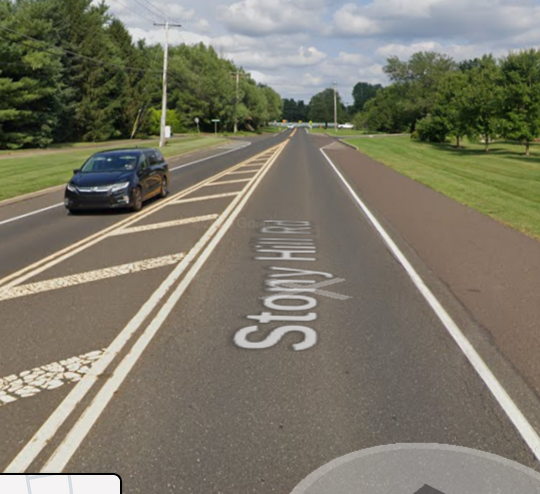
#> input picture CMPSC497/learn_opencv/hw_labs/hough_line_detection/test/goog.png, 540 x 494 px, found by its file name
$ python lane_detection.py
#> lines starting #> are read from the running program, lines starting #| are printed output that depends on the picture
import cv2 as cv
import numpy as np
import math
import time

def detectLines(img_loc, sensitivity):
    # loading image
#> called with sensitivity = 235
    img = cv.imread(img_loc, cv.IMREAD_GRAYSCALE) # convert to gray
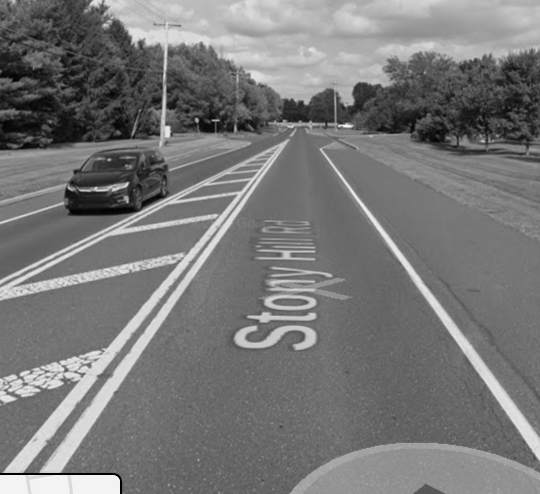
#> img: shape (494, 540); min 0, max 247, mean 119.9

    canny = cv.Canny(img, 50, 200, None, 3)
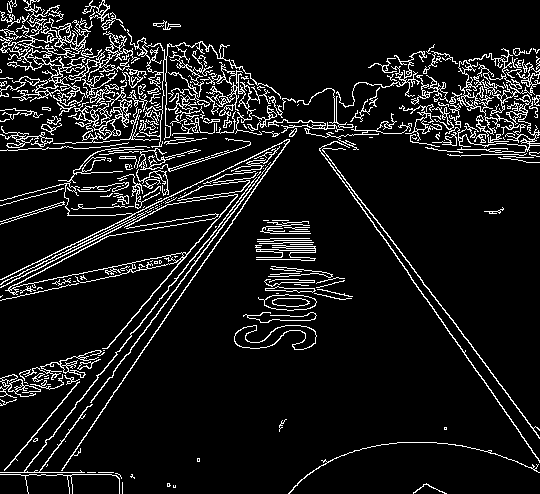
#> canny: shape (494, 540); 9.3% white in thin lines or dots

    # save edges to be displayed later im final image
    img_edges = cv.cvtColor(canny, cv.COLOR_GRAY2BGR)
#> img_edges: shape (494, 540, 3); 9.3% white in thin lines or dots

    # apply hough transform
    lines_detected = cv.HoughLines(canny, 1, np.pi /180, sensitivity, None, 0, 0)
#> lines_detected = [[251, 1.12], [-168, 2.5], [-178, 2.53], [314, 0.646], [314, 0.593], [306, 0.698], [317, 0.611]]

    # constructing accumulator matrix
    accum = []

    if lines_detected is not None:
        # make and draw lines
        for i in range(len(lines_detected)):
            rho_cur = lines_detected[i][0][0]
            theta_cur = lines_detected[i][0][1]

            # get x,y coordinates of each point in cartesian space
            a = math.cos(theta_cur)
            b= math.sin(theta_cur)
            x0 = a * rho_cur
            y0 = b * rho_cur

            # store values
            accum.append((rho_cur, theta_cur))

            # generate points and plot
            pt1 = (int(x0 + 1000*(-b)), int(y0 + 1000*(a)))
            pt2 = (int(x0 - 1000*(-b)), int(y0 - 1000*(a)))
            cv.line(img_edges, pt1, pt2, (15,230,230), 2, cv.LINE_AA)
#> this loop made 7 passes
#> (rho_cur, theta_cur, a, b, x0, y0, pt1, pt2) on passes 1 to 7: (251, 1.12, 0.438, 0.899, 110, 225.6, (-788, 663), (1008, -212)), (-168, 2.5, -0.799, 0.602, 134.2, -101.1, (-467, -899), (735, 697)), (-178, 2.53, -0.819, 0.574, 145.8, -102.1, (-427, -921), (719, 717)), (314, 0.646, 0.799, 0.602, 250.8, 189, (-351, 987), (852, -609)), (314, 0.593, 0.829, 0.559, 260.3, 175.6, (-298, 1004), (819, -653)), (306, 0.698, 0.766, 0.643, 234.4, 196.7, (-408, 962), (877, -569)), (317, 0.611, 0.819, 0.574, 259.7, 181.8, (-313, 1000), (833, -637))
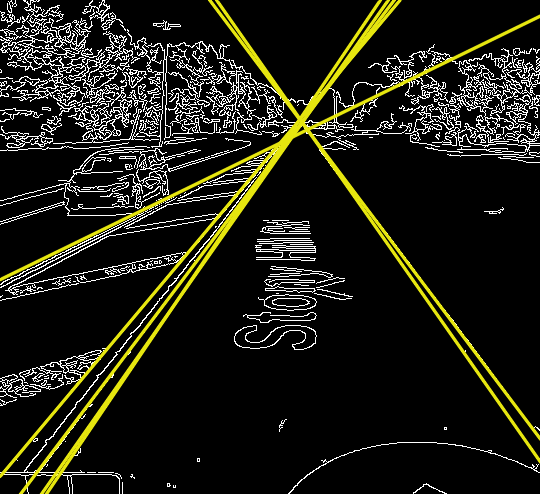
#> img_edges: shape (494, 540, 3); mean B, G, R 21.4, 30.9, 30.9
#> after the loop, accum = [(251, 1.12), (-168, 2.5), (-178, 2.53), (314, 0.646), (314, 0.593), (306, 0.698), (317, 0.611)]

        print(f"Lines={len(accum)}")
#| Lines=7

    else:
        print("no lines")

    cv.imshow("Original:", img)
    cv.imshow("Detected Lines: {str(len(lines))}", img_edges)

    while True:
        k= cv.waitKey(1) & 0xFF
#> (key Esc is pressed here)
        if k== 27: # esc
            cv.destroyAllWindows()

if __name__ == "__main__":
    import os
    os.environ["QT_QPA_PLATFORM"] = "xcb" # linux issue
    IMG_LOC = '/home/aaron/Projects/classWork/CMPSC497/learn_opencv/hw_labs/hough_line_detection/test/goog.png'
    detectLines(IMG_LOC, sensitivity=235)

$ run again, with CMPSC497/learn_opencv/hw_labs/hough_line_detection/test/highway2.png copied over CMPSC497/learn_opencv/hw_labs/hough_line_detection/test/goog.png
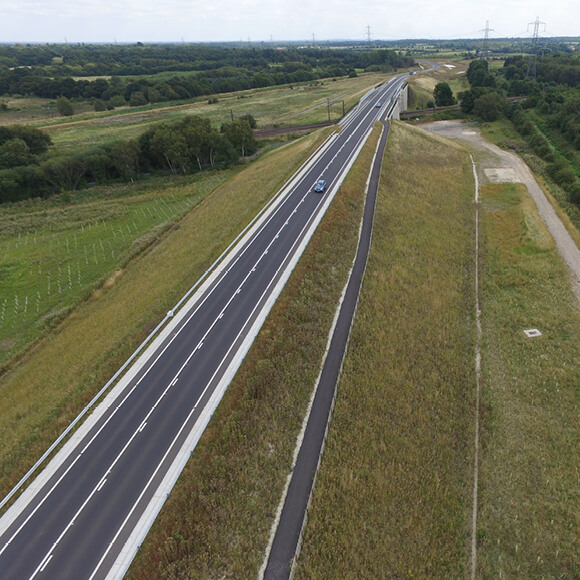
#> input picture CMPSC497/learn_opencv/hw_labs/hough_line_detection/test/highway2.png, 580 x 580 px, found by its file name
#> in detectLines, `canny = cv.Canny(img, 50, 200, None, 3)`:
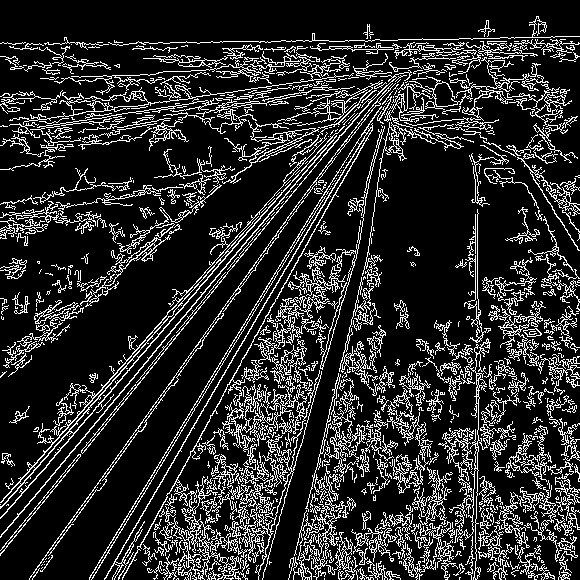
#> canny: shape (580, 580); 17.2% white in thin lines or dots
#> lines_detected = 29 rows, first 8: [344, 0.698], [386, 0.506], [346, 0.681], [339, 0.716], [349, 0.681], [363, 0.628], [380, 0.524], [336, 0.733]
#> the loop in detectLines, `for i in range(len(lines_detected)):` made 29 passes
#> (rho_cur, theta_cur, a, b, x0, y0, pt1, pt2) on passes 1 to 6: (344, 0.698, 0.766, 0.643, 263.5, 221.1, (-379, 987), (906, -544)), (386, 0.506, 0.875, 0.485, 337.6, 187.1, (-147, 1061), (822, -687)), (346, 0.681, 0.777, 0.629, 268.9, 217.7, (-360, 994), (898, -559)), (339, 0.716, 0.755, 0.656, 255.8, 222.4, (-400, 977), (911, -532)), (349, 0.681, 0.777, 0.629, 271.2, 219.6, (-358, 996), (900, -557)), (363, 0.628, 0.809, 0.588, 293.7, 213.4, (-294, 1022), (881, -595))
#> after the loop in detectLines, `for i in range(len(lines_detected)):`:
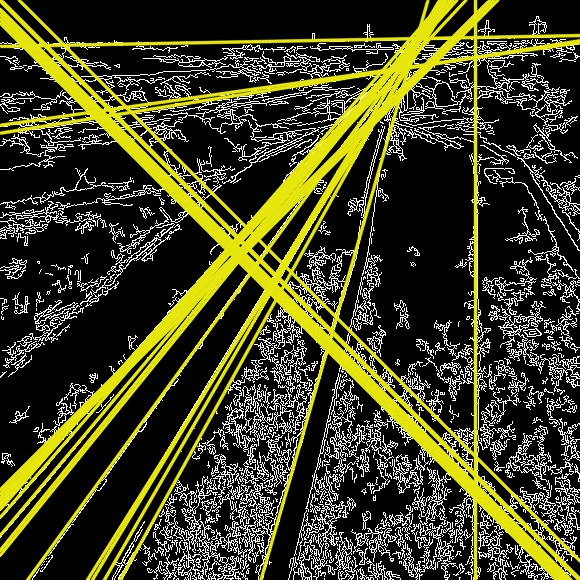
#> img_edges: shape (580, 580, 3); mean B, G, R 36, 66.8, 66.8
#> after the loop in detectLines, `for i in range(len(lines_detected)):`: accum = 29 pairs, first value -13 to 475, second value 0 to 2.36
#| Lines=29

$ run again, with CMPSC497/learn_opencv/hw_labs/hough_line_detection/test/highway.jpg saved as CMPSC497/learn_opencv/hw_labs/hough_line_detection/test/goog.png
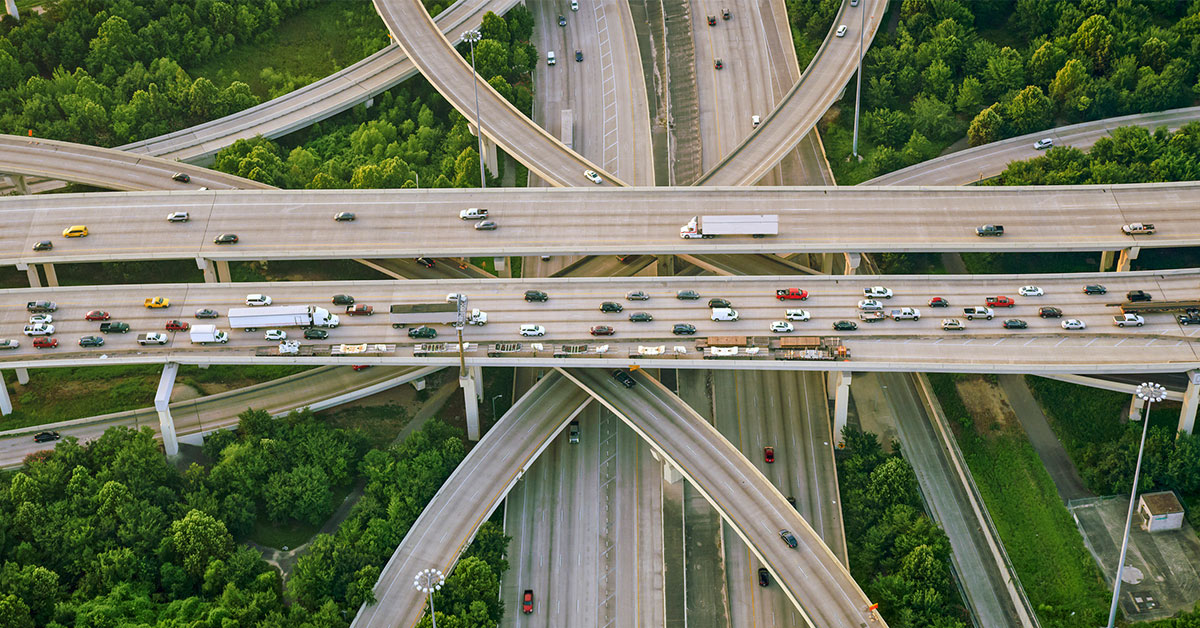
#> input picture CMPSC497/learn_opencv/hw_labs/hough_line_detection/test/highway.jpg, 1200 x 628 px, found by its file name
#> in detectLines, `canny = cv.Canny(img, 50, 200, None, 3)`:
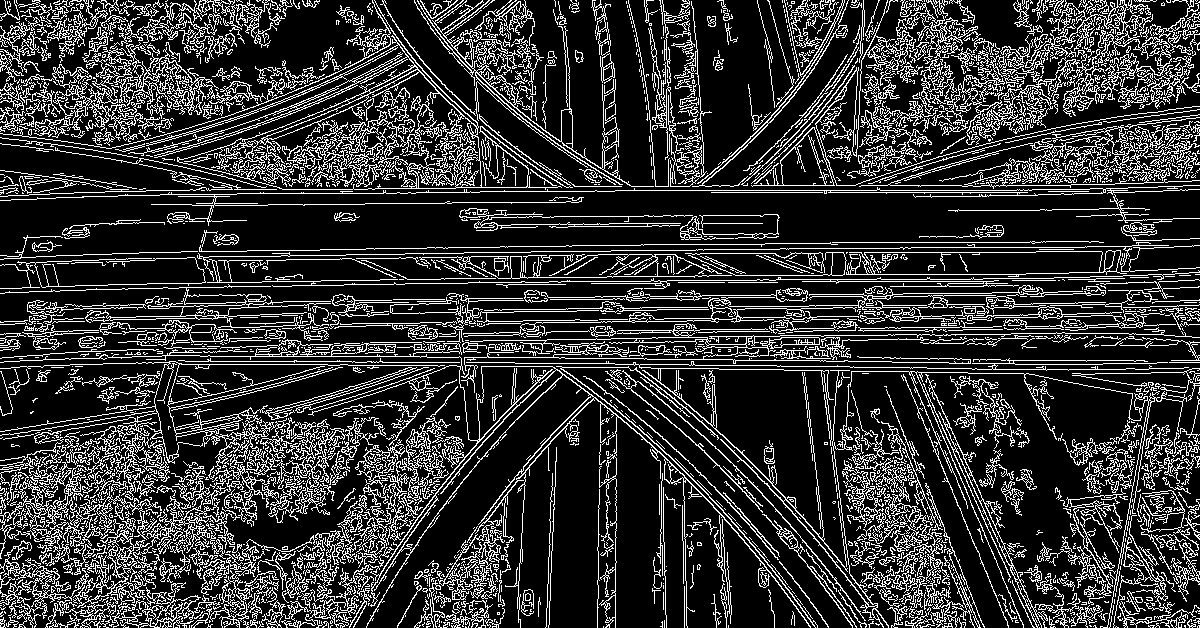
#> canny: shape (628, 1200); 20.3% white in thin lines or dots
#> the loop in detectLines, `for i in range(len(lines_detected)):` made 3838 passes
#> (rho_cur, theta_cur, a, b, x0, y0, pt1, pt2) on passes 1 to 3: (321, 1.55, 0.0175, 1, 5.6, 321, (-994, 338), (1005, 303)), (190, 1.57, -4.37e-08, 1, -8.31e-06, 190, (-1000, 189), (999, 190)), (332, 1.55, 0.0175, 1, 5.79, 331.9, (-994, 349), (1005, 314))
#> after the loop in detectLines, `for i in range(len(lines_detected)):`:
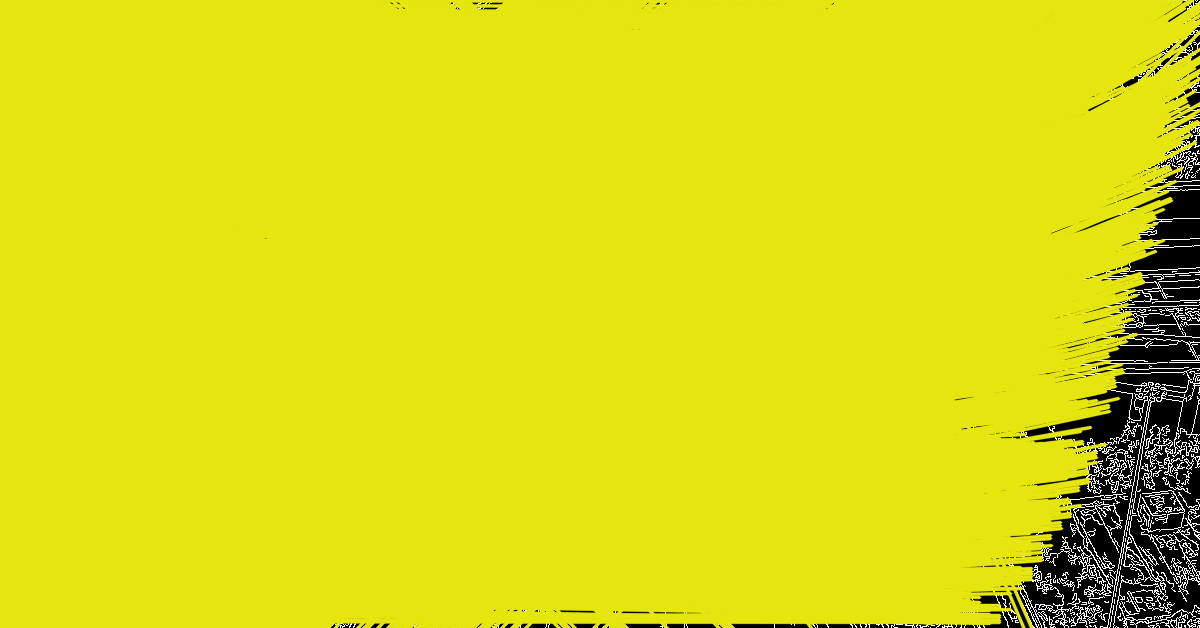
#> img_edges: shape (628, 1200, 3); mean B, G, R 17.8, 217.6, 217.6
#> after the loop in detectLines, `for i in range(len(lines_detected)):`: accum = 3838 pairs, first value -697 to 870, second value 0.663 to 2.74
#| Lines=3838

$ run again, with CMPSC497/learn_opencv/hw_labs/hough_line_detection/test/lhr.jpg saved as CMPSC497/learn_opencv/hw_labs/hough_line_detection/test/goog.png
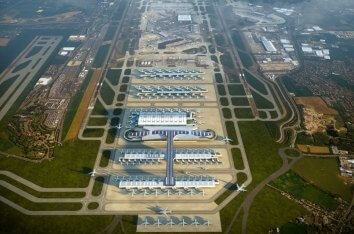
#> input picture CMPSC497/learn_opencv/hw_labs/hough_line_detection/test/lhr.jpg, 354 x 234 px, found by its file name
#> in detectLines, `img = cv.imread(img_loc, cv.IMREAD_GRAYSCALE)`:
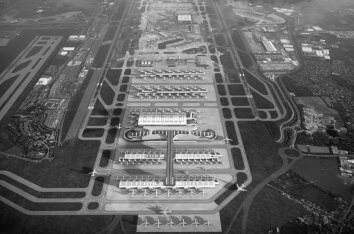
#> img: shape (234, 354); min 1, max 254, mean 100.1
#> in detectLines, `canny = cv.Canny(img, 50, 200, None, 3)`:
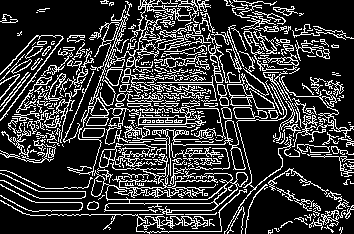
#> canny: shape (234, 354); 21.7% white in thin lines or dots
#> img_edges: shape (234, 354, 3); 21.7% white in thin lines or dots
#> lines_detected = None
